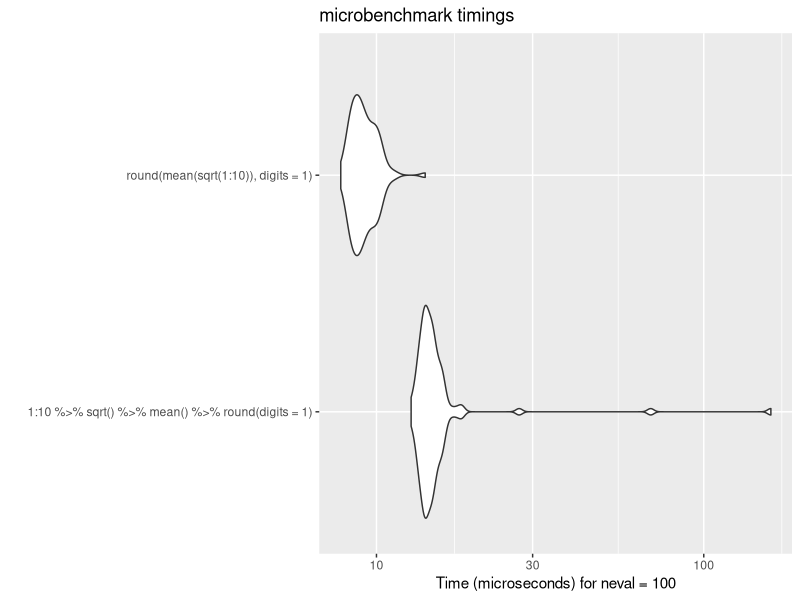
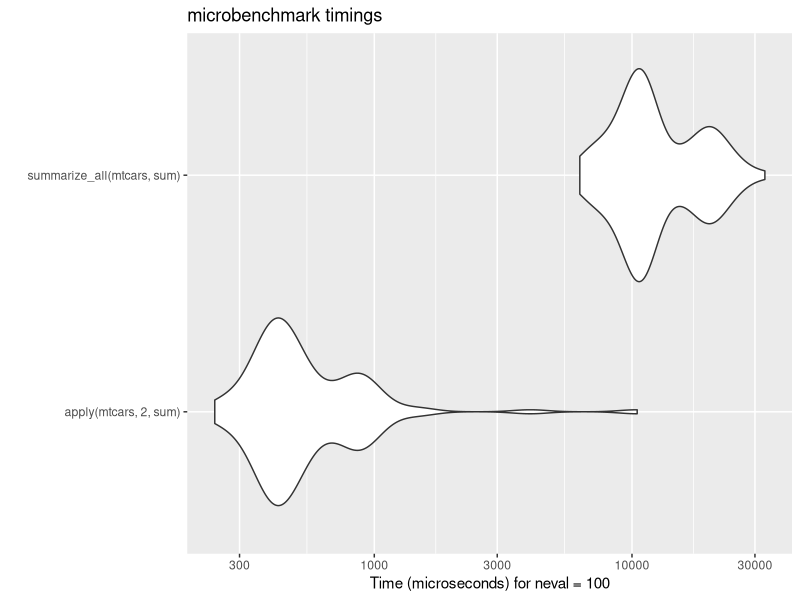
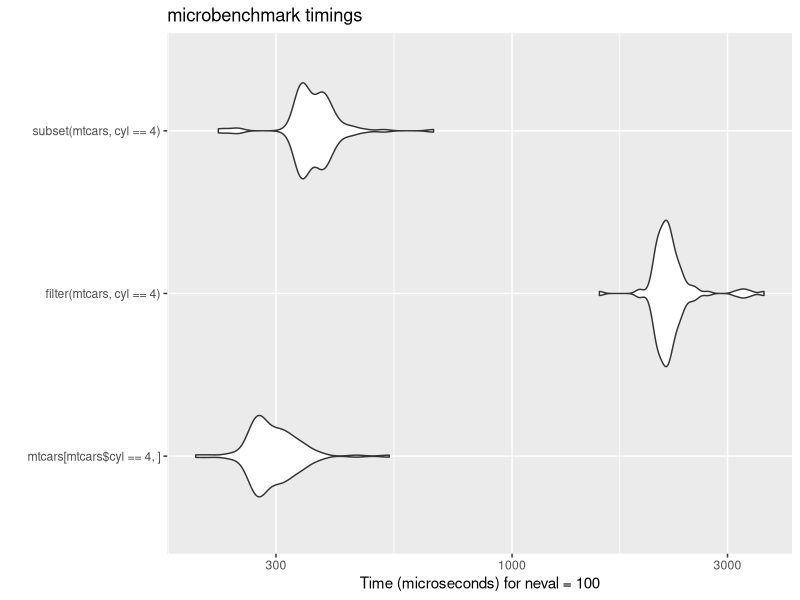
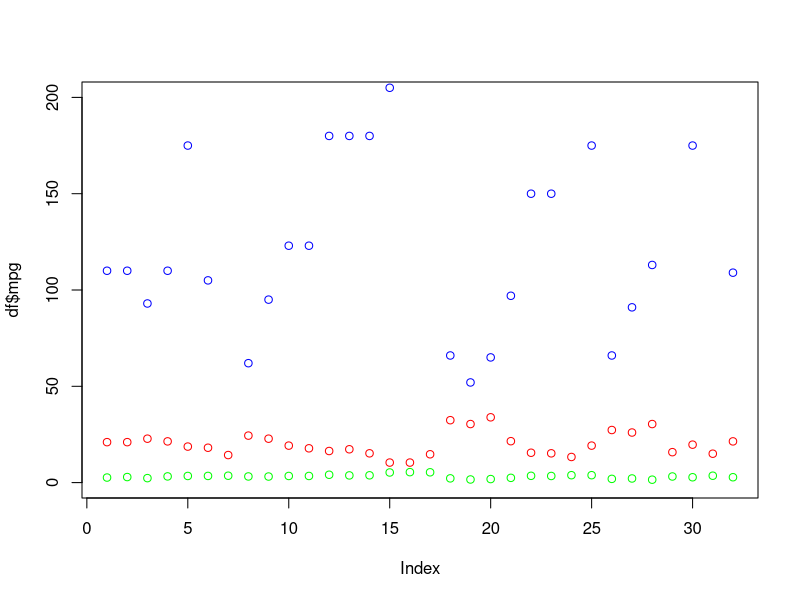
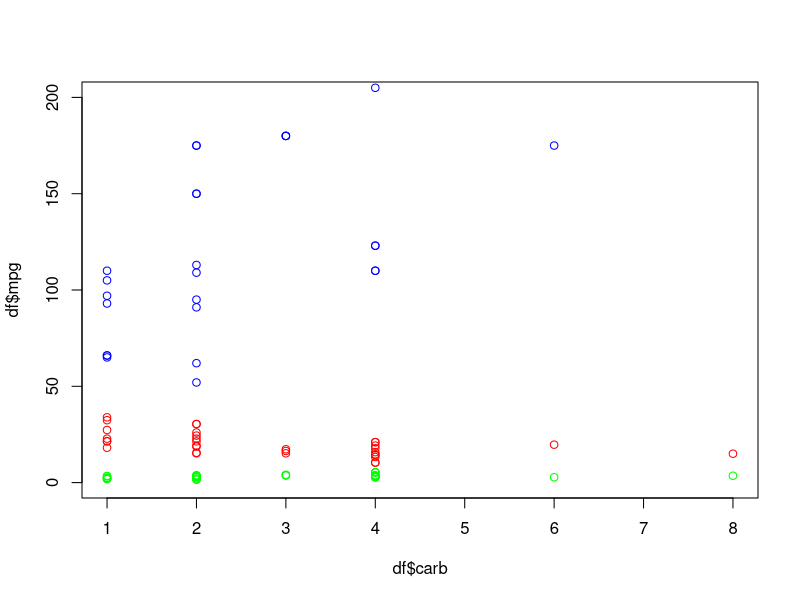
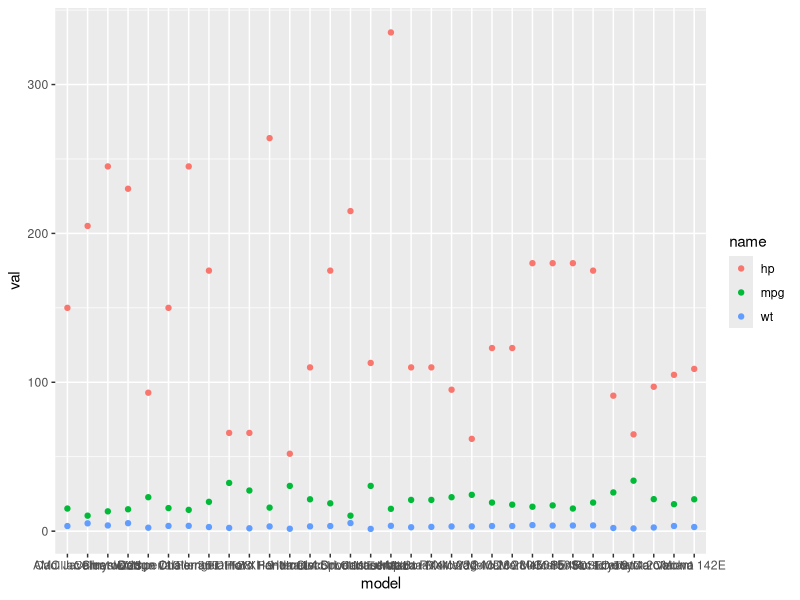
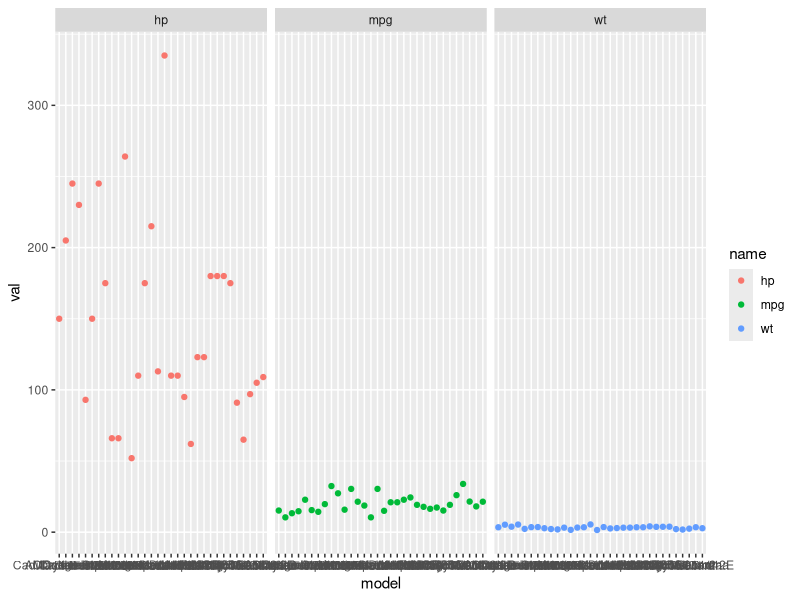
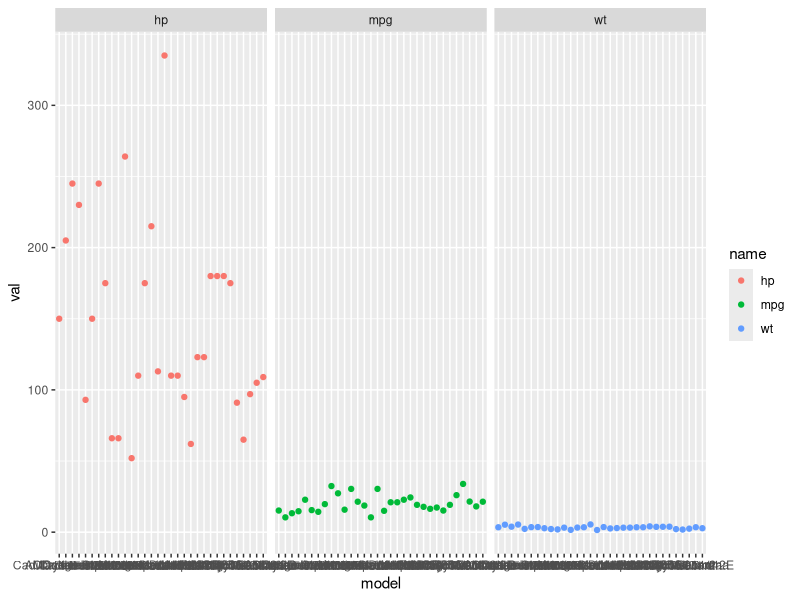

The R script that drew these images, in order:
## ----setup, include=FALSE---------------------------------------------------------------
knitr::opts_chunk$set(echo = TRUE)


## ----message=FALSE, warning=FALSE-------------------------------------------------------
library(dplyr)
library(tidyr)
library(ggplot2)


## ---------------------------------------------------------------------------------------
1:10 %>% sqrt() %>% mean() %>% round(digits=1) 


## ---------------------------------------------------------------------------------------
round(mean(sqrt(1:10)),digits=1) 


## ---------------------------------------------------------------------------------------
fun <- function(a=1, b=10){c(max(a), min(b))}
a <- 2:10
a %>% fun(a^2)


## ---------------------------------------------------------------------------------------
a <- 3
a %>% rnorm(n=a)
a %>% rnorm()


## ----message=FALSE----------------------------------------------------------------------
library(microbenchmark)
bm <- microbenchmark(1:10 %>% sqrt() %>% mean() %>% round(digits=1), round(mean(sqrt(1:10)),digits=1) )
ggplot2::autoplot(bm)


## ---------------------------------------------------------------------------------------
fun <- function(x, cyl=1){
x %>% transform(new = mpg^cyl) %>% select(mpg, new)
}


## ---------------------------------------------------------------------------------------
df <- data.frame(mpg=runif(10, 10, 30))
fun(df, cyl=0.5)


## ---------------------------------------------------------------------------------------
fun(mtcars[1:5,], cyl=0.5)


## ---------------------------------------------------------------------------------------
head(mtcars)


## ---------------------------------------------------------------------------------------
mtcars %>% select(mpg)


## ---------------------------------------------------------------------------------------
mtcars %>% select(-mpg, -qsec, -gear, -cyl)

## ---------------------------------------------------------------------------------------
mtcars %>% select(disp:qsec)


## ---------------------------------------------------------------------------------------
mtcars %>% select(!disp:qsec)

## ---------------------------------------------------------------------------------------
df %>% select(where(is.numeric))


## ---------------------------------------------------------------------------------------
mtcars %>% filter(cyl==4)


## ---------------------------------------------------------------------------------------
mtcars %>% filter(cyl==4, hp>90)


## ---------------------------------------------------------------------------------------
mtcars %>% 
  summarize(mean.wt=mean(wt))


## ---------------------------------------------------------------------------------------
mtcars %>% 
  summarize(mean.wt=mean(wt)) %>%
  round(digits=2)


## ---------------------------------------------------------------------------------------
round(mean(mtcars$wt), digits=2)


## ---------------------------------------------------------------------------------------
mtcars %>% 
  summarize(mean.wt=mean(c(mpg, hp)))


## ---------------------------------------------------------------------------------------
mean(c(mtcars$mpg, mtcars$hp))


## ---------------------------------------------------------------------------------------
mtcars %>% 
  summarize(mean.wt=mean(mpg:hp))


## ---------------------------------------------------------------------------------------
mtcars[1,"mpg"]:mtcars[1,"hp"]


## ---------------------------------------------------------------------------------------
mean(mtcars[1,"mpg"]:mtcars[1,"hp"])


## ---------------------------------------------------------------------------------------
mtcars %>% summarize_at(vars(mpg:hp), mean)


## ---------------------------------------------------------------------------------------
mtcars %>% 
  select(mpg:hp) %>% 
  summarize_all(mean)

## ---------------------------------------------------------------------------------------
apply(mtcars[,1:4],2,mean)


## ---------------------------------------------------------------------------------------
df <- mtcars[,1:3]; df$label="test"
df %>% summarize_all(mean)


## ---------------------------------------------------------------------------------------
apply(df,2,mean)


## ---------------------------------------------------------------------------------------
mtcars %>% 
  filter(cyl==4) %>% 
  select(mpg:hp) %>% 
  summarize_all(mean) %>%
  round(digits=2) %>%
  paste(collapse=" -- ")


## ---------------------------------------------------------------------------------------
df2 <- data.frame(id=paste0(rep("s",8),1:2),
                  pop=paste0(rep("r",8),rep(1:2,each=4)),
                  Week1=rnorm(8), Week2=rnorm(8), Week3=rnorm(8), Week4=rnorm(8))
head(df2)


## ---------------------------------------------------------------------------------------
df2 %>% group_by(pop) %>% summarize_all(mean)


## ---------------------------------------------------------------------------------------
apply(df2[df2$pop=="r1",3:6],2,mean)


## ---------------------------------------------------------------------------------------
df2 %>% 
  group_by(pop, id) %>%
  summarize(mean=mean(c(Week1, Week2, Week3, Week4)))


## ---------------------------------------------------------------------------------------
df2 %>% group_by(pop) %>% 
  select(where(is.numeric)) %>% 
  summarize_all(mean)


## ---------------------------------------------------------------------------------------
df2 %>% group_by(pop) %>% 
  select(ends_with("2")) %>% 
  summarize_all(mean)


## ---------------------------------------------------------------------------------------
mtcars %>% 
   select(mpg:wt) %>%
   mutate(wt.hp=wt/hp)


## ---------------------------------------------------------------------------------------
fun <- function(x,y){fit <- lm(y~x); coef(fit)[1]} #return interept
mtcars %>% 
  group_by(carb) %>% 
  summarize(lmm=fun(mpg,hp))


## ---------------------------------------------------------------------------------------
mtcars %>% 
  group_by(carb) %>% 
  mutate(lmm=fun(mpg,hp)) %>%
  select(mpg, hp, lmm)


## ---------------------------------------------------------------------------------------
mtcars %>% 
   select(mpg:wt) %>%
   mutate(mean=sqrt(wt))


## ---------------------------------------------------------------------------------------
mtcars %>% 
   select(mpg:wt) %>%
   mutate(mean=mean(wt))


## ---------------------------------------------------------------------------------------
mtcars %>% 
   select(mpg:wt) %>%
   mutate(mean1 = (wt+hp)/2, mean2=mean(c(wt,hp)))


## ----message=FALSE----------------------------------------------------------------------
bm <- microbenchmark(
  apply(mtcars,2,sum), 
  summarize_all(mtcars, sum)
  )
ggplot2::autoplot(bm)


## ----message=FALSE----------------------------------------------------------------------
bm <- microbenchmark(
   mtcars[mtcars$cyl==4,], 
   filter(mtcars, cyl==4),
    subset(mtcars, cyl==4)
   )
ggplot2::autoplot(bm)


## ---------------------------------------------------------------------------------------
df <- subset(mtcars, select=c(mpg, wt, hp, carb))
df$model <- rownames(mtcars)
head(df)


## ---------------------------------------------------------------------------------------
fit <- lm(mpg ~ wt + hp, data=df)
summary(fit)


## ---------------------------------------------------------------------------------------
plot(df$mpg, col="red", ylim=c(0,200))
points(df$wt, col="green")
points(df$hp, col="blue")


## ---------------------------------------------------------------------------------------
plot(df$carb, df$mpg, col="red", ylim=c(0,200))
points(df$carb, df$wt, col="green")
points(df$carb, df$hp, col="blue")


## ---------------------------------------------------------------------------------------
df.long <- data.frame()
a <- data.frame(model=df$model, val=df$mpg, name="mpg", carb=df$carb)
df.long <- rbind(df.long, a)
a <- data.frame(model=df$model, val=df$wt, name="wt", carb=df$carb)
df.long <- rbind(df.long, a)
a <- data.frame(model=df$model, val=df$hp, name="hp", carb=df$carb)
df.long <- rbind(df.long, a)
df.long


## ---------------------------------------------------------------------------------------
ggplot(df.long, aes(x=model, y=val, col=name)) + geom_point()


## ---------------------------------------------------------------------------------------
ggplot(df.long, aes(x=model, y=val, col=name)) + geom_point() +
  facet_wrap(~name)


## ---------------------------------------------------------------------------------------
df.long2 <- 
  pivot_longer(
    df,
    cols = c("mpg", "wt", "hp"),
    names_to = "name",
    values_to = "val"
  )


## ---------------------------------------------------------------------------------------
df.long2


## ---------------------------------------------------------------------------------------
ggplot(df.long, aes(x=model, y=val, col=name)) + geom_point() +
  facet_wrap(~name)


## ---------------------------------------------------------------------------------------
df.long$name <- factor(df.long$name, levels=c("mpg", "wt", "hp"))
ggplot(df.long, aes(x=model, y=val, col=name)) + geom_point() +
  facet_wrap(~name) +
  theme(axis.text.x=element_blank())


## ---------------------------------------------------------------------------------------
pivot_wider( 
    df.long,
    names_from = "name", 
    values_from = "val"
  )


## ----results="hide"---------------------------------------------------------------------
df.long %>%
  pivot_wider( 
    names_from = "name", 
    values_from = "val"
  )

